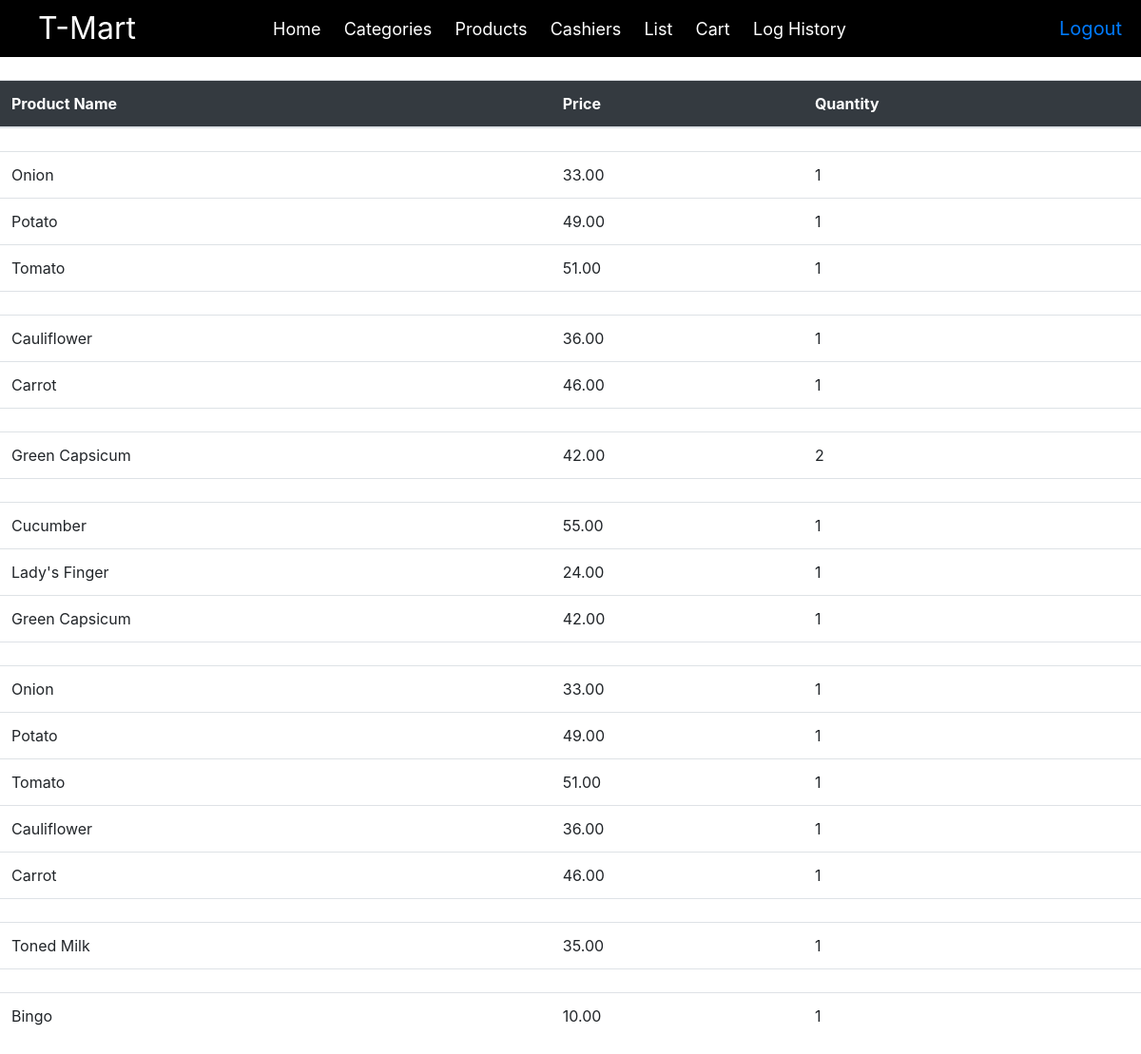
Screenshot of /hist/ with the database file from the repository.
### InventoryApp/models.py (models this page shows)
class Products(models.Model):
    pname = models.CharField(max_length=30, unique=True)
    price = models.DecimalField(max_digits=10, decimal_places=2)
    quantity = models.IntegerField()
    category_id=models.IntegerField()
    category = models.CharField(max_length=50)

### InventoryApp/views.py (the view)
# urls.py: path('hist/',views.history,name='hist'),
def history(request):
    z=Loghistory.objects.all()
    l1=[]
    for i in z:
        b=i.data
        l1.append(f"Bill id: {i.id}")
        list1=b.split(",")
        my_list = [int(x) for x in list1]
        item_frequencies = Counter(my_list)
        price=0
        for item, frequency in item_frequencies.items():
            a=Products.objects.get(id=item)
            a.quantity=frequency
            price+=a.price*frequency
            l1.append(a)
    print(l1)
    return render(request,'history.html',{'list':l1})

### InventoryApp/templates/history.html (shortened to what this page needs)
{% load static %}
<!DOCTYPE html>
<html>
<head>
    <link rel="stylesheet" type="text/css" href="{% static 'css/bootstrap.min.css' %}">
</head>
<body>
  <div class="top-bar">
    <div class="brand">T-Mart</div>
    <nav>
      <ul>
        <li><a href="{% url 'mn' %}"> Home</a></li>
        <li><a href="{% url 'ct' %}">Categories</a></li>
        <li><a href="{% url 'pd' %}">Products</a></li>
        <li><a href="{% url 'rgr' %}"> Cashiers</a></li>
        <li><a href="{% url 'list' %}"> List</a></li>
        <li><a href="{% url 'cart' %}"> Cart</a></li>
        <li><a href="{% url 'hist' %}"> Log History</a></li>
      </ul>
    </nav>
    <div class="lo"><a href="{% url 'ln' %}"> Logout</a></div>
  </div>
      <br>
      <div>
      <table class="table table-hover ">
        <thead class="bg-dark text-white">
            <tr>
                <th>Product Name</th>
                <th>Price</th>
                <th>Quantity</th>
            </tr>
        </thead>
        <tbody id="productTableBody">
            {% for product in list %}
            <tr>
                <td>{{ product.pname }}</td>
                <td>{{ product.price }}</td>
                <td class="{% if product.quantity < 10 %}low-quantity{% elif product.quantity >= 10 and product.quantity < 20 %}medium-quantity{% else %}high-quantity{% endif %}">
                    <span>{{ product.quantity }}</span>
                </td>
            </tr>
            {% endfor %}
        </tbody>
    </table>
</div>
</body>

### InventoryApp/templates/history.html (style rules this page uses)
.top-bar { background-color: #000000; color: #fff; display: flex; align-items: center; justify-content: space-between; padding: 10px 20px; height: 60px; }
.brand { font-size: 2em; padding-left: 20px; }
.lo { font-size: 20px; padding-left: 20px; color: wheat; text-decoration: none; }
nav ul { list-style-type: none; margin: 0; padding: 0; font-size: 15px; padding-right: 40px; }
nav ul li { display: inline; margin-right: 20px; }
nav ul li a { color: #fff; text-decoration:none; font-size: 1.2em; }

### rows the page displays
Products: pname "Onion", price "33.00", quantity "1"
Products: pname "Potato", price "49.00", quantity "1"
Products: pname "Tomato", price "51.00", quantity "1"
Products: pname "Cauliflower", price "36.00", quantity "1"
Products: pname "Carrot", price "46.00", quantity "1"
Products: pname "Green Capsicum", price "42.00", quantity "2", quantity "1"
Products: pname "Cucumber", price "55.00", quantity "1"
Products: pname "Lady's Finger", price "24.00", quantity "1"
Products: pname "Toned Milk", price "35.00", quantity "1"
Products: pname "Bingo", price "10.00", quantity "1"
